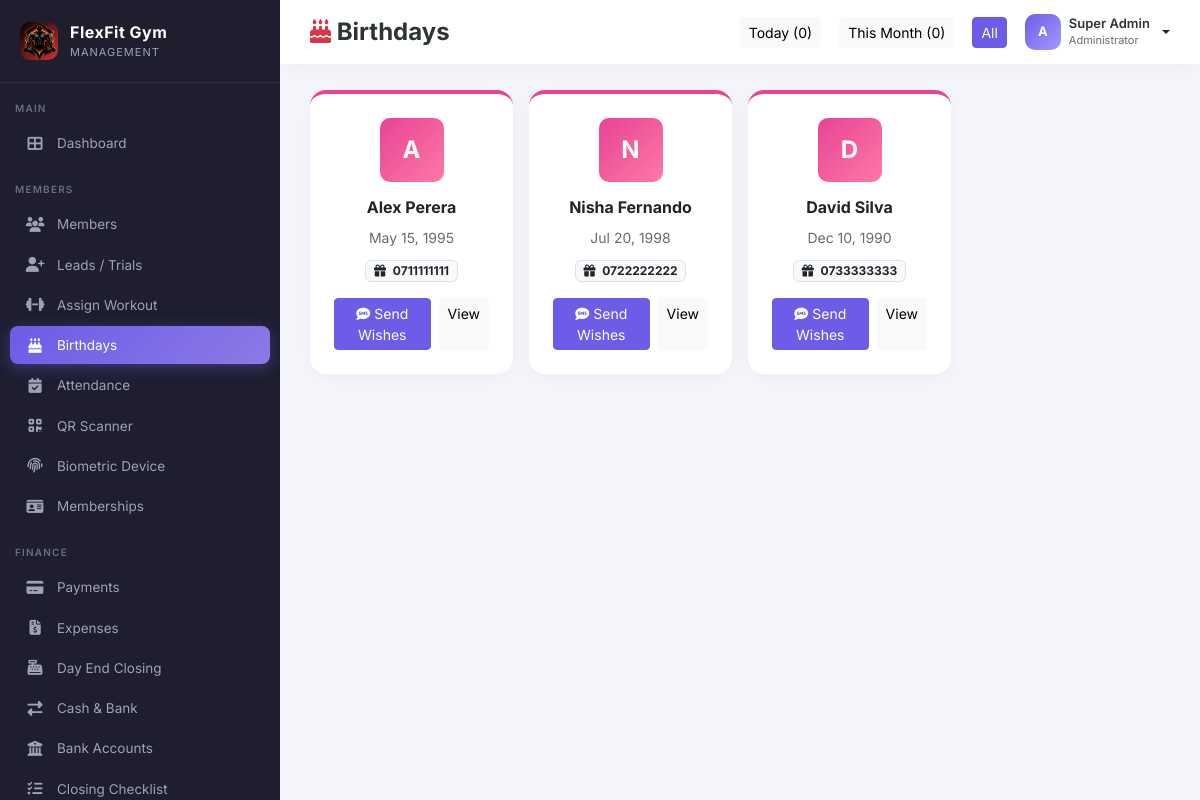
The app's page /admin/birthdays.php?filter=all (signed in) with its own data.
### tables this page shows
CREATE TABLE IF NOT EXISTS members (
    id INT AUTO_INCREMENT PRIMARY KEY,
    member_code VARCHAR(20) UNIQUE NOT NULL,
    name VARCHAR(150) NOT NULL,
    email VARCHAR(150),
    phone VARCHAR(20) NOT NULL,
    gender ENUM('male','female','other') DEFAULT 'male',
    dob DATE,
    join_date DATE NOT NULL,
    photo VARCHAR(255),
    status ENUM('active','inactive','expired','pending') DEFAULT 'active',
    address TEXT,
    emergency_contact VARCHAR(50),
    height DECIMAL(5,2),
    weight DECIMAL(5,2),
    goal VARCHAR(100),
    trainer_id INT,
    membership_status VARCHAR(20) DEFAULT 'active',
    created_at TIMESTAMP DEFAULT CURRENT_TIMESTAMP,
    FOREIGN KEY (trainer_id) REFERENCES trainers(id) ON DELETE SET NULL
);

### admin/birthdays.php (the view, shortened to what this page needs)
<?php
require_once '../includes/header.php';
require_once '../includes/sidebar.php';
$filter = $_GET['filter'] ?? 'today';
if ($filter == 'today') {
    $q = "
        SELECT *
        FROM members
        WHERE MONTH(dob) = MONTH(CURDATE())
        AND DAY(dob) = DAY(CURDATE())
    ";
} else {
    $q = "
        SELECT *
        FROM members
        WHERE dob IS NOT NULL
        ORDER BY MONTH(dob), DAY(dob)
    ";
}
$stmt = $pdo->query($q);
$members = $stmt->fetchAll(PDO::FETCH_ASSOC);
$todayCount = $pdo->query("
    SELECT COUNT(*)
    FROM members
    WHERE MONTH(dob) = MONTH(CURDATE())
    AND DAY(dob) = DAY(CURDATE())
")->fetchColumn();
$monthCount = $pdo->query("
    SELECT COUNT(*)
    FROM members
    WHERE MONTH(dob) = MONTH(CURDATE())
")->fetchColumn();
?>
<div class="main-content">
    <div class="topbar">
        <div class="d-flex gap-3 align-items-center">
            <h4><i class="fas fa-birthday-cake text-danger"></i> Birthdays</h4>
        </div>
        <div class="topbar-actions">
            <a href="?filter=today" class="btn btn-sm <?php if ($filter == 'today') { echo 'btn-primary'; } else { echo 'btn-light'; } ?>">
                Today (<?= $todayCount ?>)
            </a>
            <a href="?filter=month" class="btn btn-sm <?php if ($filter == 'month') { echo 'btn-primary'; } else { echo 'btn-light'; } ?>">
                This Month (<?= $monthCount ?>)
            </a>
            <a href="?filter=all" class="btn btn-sm <?php if ($filter == 'all') { echo 'btn-primary'; } else { echo 'btn-light'; } ?>">
                All
            </a>
            <div class="dropdown">
                <a href="#" class="d-flex align-items-center gap-2 text-decoration-none dropdown-toggle" data-bs-toggle="dropdown" aria-expanded="false" style="color:inherit;">
                    <div class="avatar" style="background:linear-gradient(135deg,#6c5ce7,#a29bfe); color:white;"><?= strtoupper(substr($_SESSION['username'] ?? 'A',0,1)) ?></div>
                    <div class="d-none d-md-block text-start" style="line-height:1.1;">
                        <div style="font-size:13px; font-weight:600;color:#2d3436;"><?= $_SESSION['full_name'] ?? 'Admin' ?></div>
                        <small style="font-size:11px; color:#636e72;">Administrator</small>
                    </div>
                </a>
            </div>
        </div>
    </div>
    <div class="content-wrapper">
        <div class="row g-3">
<?php foreach ($members as $m) { ?>
            <div class="col-md-4 col-lg-3">
                <div class="card-modern p-4 text-center" style="border-top:4px solid #e84393;">
                    <div class="avatar mx-auto mb-3" style="width:64px;height:64px;font-size:24px;background:linear-gradient(135deg,#e84393,#fd79a8);color:white;">
                        <?= strtoupper(substr($m['name'], 0, 1)) ?>
                    </div>
                    <h6 style="font-weight:700;">
                        <?= $m['name'] ?>
                    </h6>
                    <small style="color:#636e72;">
                        <?= date('M d, Y', strtotime($m['dob'])) ?>
                    </small>
                    <div class="mt-2">
                        <span class="badge bg-light text-dark border">
                            <i class="fas fa-gift me-1"></i>
                            <?= $m['phone'] ?>
                        </span>
                    </div>
                    <div class="mt-3 d-flex gap-2 justify-content-center">
                        <button class="btn btn-sm btn-primary">
                            <i class="fas fa-sms"></i>
                            Send Wishes
                        </button>
                        <a href="members.php" class="btn btn-sm btn-light">
                            View
                        </a>
                    </div>
                </div>
            </div>
<?php } ?>
        </div>
</div>
</div>
<?php require_once '../includes/footer.php'; ?>

### assets/css/style.css (style rules this page uses)
:root { --sidebar-width: 280px; --primary: #6c5ce7; --primary-dark: #5a4bd1; --secondary: #a29bfe; --dark: #2d3436; --light: #f8f9fc; --success: #00b894; --warning: #fdcb6e; --danger: #d63031; }
* { font-family: 'Inter', sans-serif; }
body { background: #f4f6fb; overflow-x: hidden; }
.main-content { margin-left: var(--sidebar-width); min-height: 100vh; transition: all .3s; }
.topbar { background: #fff; padding: 14px 30px; display: flex; align-items: center; justify-content: space-between; box-shadow: 0 2px 20px rgba(0,0,0,.04); position: sticky; top: 0; z-index: 900; }
.topbar h4 { margin: 0; font-weight: 700; color: var(--dark); }
.topbar-actions { display: flex; align-items: center; gap: 18px; }
.content-wrapper { padding: 26px 30px; }
.card-modern { background: #fff; border-radius: 16px; border: none; box-shadow: 0 4px 20px rgba(0,0,0,.04); }
.btn-primary { background: var(--primary); border-color: var(--primary); }
.avatar { width: 36px; height: 36px; border-radius: 10px; object-fit: cover; background: #dfe6e9; display: inline-flex; align-items: center; justify-content: center; font-weight: 700; font-size: 13px; color: #636e72; }

### records on screen
members: name "A", name "Alex Perera", dob "May 15, 1995", phone "0711111111"
members: name "N", name "Nisha Fernando", dob "Jul 20, 1998", phone "0722222222"
members: name "D", name "David Silva", dob "Dec 10, 1990", phone "0733333333"

### other values on screen
getSetting('gym_name', 'FlexFit Gym') "FlexFit Gym"
$todayCount "0"
$monthCount "0"
substr($_SESSION['username'] ?? 'A',0,1) "A"
$_SESSION['full_name'] "Super Admin"
